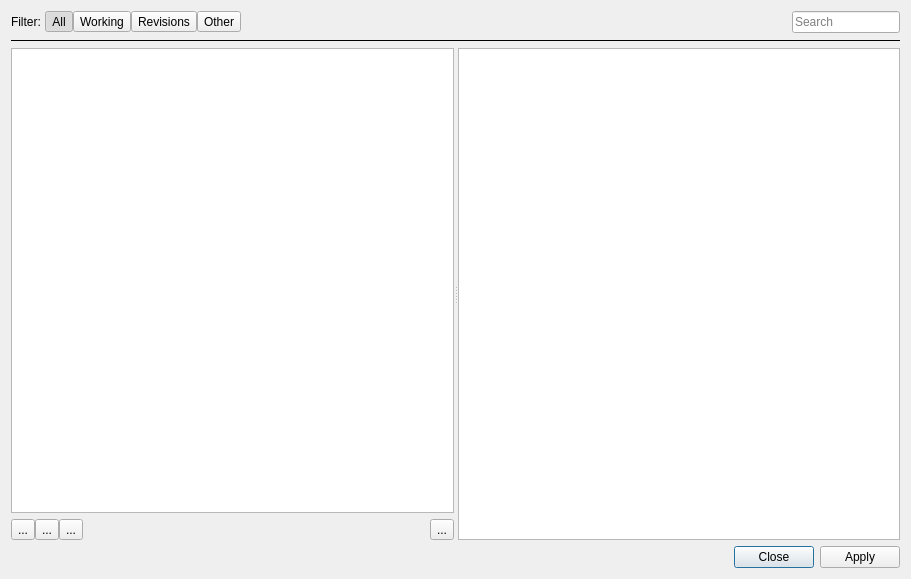
<?xml version="1.0" encoding="UTF-8"?>
<ui version="4.0">
 <class>AssetsWindow</class>
 <widget class="QDialog" name="AssetsWindow">
  <property name="geometry">
   <rect>
    <x>0</x>
    <y>0</y>
    <width>911</width>
    <height>579</height>
   </rect>
  </property>
  <property name="windowTitle">
   <string>Assets</string>
  </property>
  <layout class="QVBoxLayout" name="verticalLayout_3">
   <item>
    <layout class="QHBoxLayout" name="horizontalLayout_3">
     <property name="spacing">
      <number>0</number>
     </property>
     <item>
      <widget class="QLabel" name="label">
       <property name="text">
        <string>Filter: </string>
       </property>
      </widget>
     </item>
     <item>
      <widget class="QToolButton" name="_filterAll">
       <property name="toolTip">
        <string>Show all</string>
       </property>
       <property name="text">
        <string>All</string>
       </property>
       <property name="icon">
        <iconset resource="icons.qrc">
         <normaloff>:/images/filter_all.png</normaloff>:/images/filter_all.png</iconset>
       </property>
       <property name="checkable">
        <bool>true</bool>
       </property>
       <property name="checked">
        <bool>true</bool>
       </property>
       <property name="autoExclusive">
        <bool>true</bool>
       </property>
      </widget>
     </item>
     <item>
      <widget class="QToolButton" name="_filterWorking">
       <property name="toolTip">
        <string>Show working</string>
       </property>
       <property name="text">
        <string>Working</string>
       </property>
       <property name="icon">
        <iconset resource="icons.qrc">
         <normaloff>:/images/filter_working.png</normaloff>:/images/filter_working.png</iconset>
       </property>
       <property name="checkable">
        <bool>true</bool>
       </property>
       <property name="autoExclusive">
        <bool>true</bool>
       </property>
      </widget>
     </item>
     <item>
      <widget class="QToolButton" name="_filterRevision">
       <property name="toolTip">
        <string>Show revisions</string>
       </property>
       <property name="text">
        <string>Revisions</string>
       </property>
       <property name="icon">
        <iconset resource="icons.qrc">
         <normaloff>:/images/filter_revisions.png</normaloff>:/images/filter_revisions.png</iconset>
       </property>
       <property name="checkable">
        <bool>true</bool>
       </property>
       <property name="autoExclusive">
        <bool>true</bool>
       </property>
      </widget>
     </item>
     <item>
      <widget class="QToolButton" name="_filterOther">
       <property name="toolTip">
        <string>Show others</string>
       </property>
       <property name="text">
        <string>Other</string>
       </property>
       <property name="icon">
        <iconset resource="icons.qrc">
         <normaloff>:/images/filter_other.png</normaloff>:/images/filter_other.png</iconset>
       </property>
       <property name="checkable">
        <bool>true</bool>
       </property>
       <property name="autoExclusive">
        <bool>true</bool>
       </property>
      </widget>
     </item>
     <item>
      <spacer name="horizontalSpacer_3">
       <property name="orientation">
        <enum>Qt::Horizontal</enum>
       </property>
       <property name="sizeType">
        <enum>QSizePolicy::MinimumExpanding</enum>
       </property>
       <property name="sizeHint" stdset="0">
        <size>
         <width>20</width>
         <height>20</height>
        </size>
       </property>
      </spacer>
     </item>
     <item>
      <widget class="LineEdit" name="_searchBox">
       <property name="sizePolicy">
        <sizepolicy hsizetype="Maximum" vsizetype="Fixed">
         <horstretch>1</horstretch>
         <verstretch>0</verstretch>
        </sizepolicy>
       </property>
       <property name="placeholderText">
        <string>Search</string>
       </property>
      </widget>
     </item>
    </layout>
   </item>
   <item>
    <widget class="Line" name="line">
     <property name="frameShadow">
      <enum>QFrame::Plain</enum>
     </property>
     <property name="orientation">
      <enum>Qt::Horizontal</enum>
     </property>
    </widget>
   </item>
   <item>
    <widget class="QSplitter" name="splitter">
     <property name="sizePolicy">
      <sizepolicy hsizetype="Expanding" vsizetype="Expanding">
       <horstretch>0</horstretch>
       <verstretch>0</verstretch>
      </sizepolicy>
     </property>
     <property name="orientation">
      <enum>Qt::Horizontal</enum>
     </property>
     <widget class="QWidget" name="layoutWidget">
      <layout class="QVBoxLayout" name="verticalLayout">
       <item>
        <widget class="AssetsView" name="_view">
         <property name="sizePolicy">
          <sizepolicy hsizetype="Minimum" vsizetype="Expanding">
           <horstretch>0</horstretch>
           <verstretch>0</verstretch>
          </sizepolicy>
         </property>
         <property name="contextMenuPolicy">
          <enum>Qt::ActionsContextMenu</enum>
         </property>
         <property name="editTriggers">
          <set>QAbstractItemView::NoEditTriggers</set>
         </property>
         <property name="selectionMode">
          <enum>QAbstractItemView::ExtendedSelection</enum>
         </property>
         <property name="sortingEnabled">
          <bool>true</bool>
         </property>
        </widget>
       </item>
       <item>
        <layout class="QHBoxLayout" name="horizontalLayout">
         <property name="spacing">
          <number>0</number>
         </property>
         <item>
          <widget class="QToolButton" name="_addButton">
           <property name="toolTip">
            <string>Add revisions...</string>
           </property>
           <property name="text">
            <string>...</string>
           </property>
           <property name="icon">
            <iconset resource="icons.qrc">
             <normaloff>:/images/plus.png</normaloff>:/images/plus.png</iconset>
           </property>
          </widget>
         </item>
         <item>
          <widget class="QToolButton" name="_removeButton">
           <property name="toolTip">
            <string>Remove selected revisions</string>
           </property>
           <property name="text">
            <string>...</string>
           </property>
           <property name="icon">
            <iconset resource="icons.qrc">
             <normaloff>:/images/minus.png</normaloff>:/images/minus.png</iconset>
           </property>
          </widget>
         </item>
         <item>
          <widget class="QToolButton" name="_gearButton">
           <property name="toolTip">
            <string>Actions...</string>
           </property>
           <property name="text">
            <string>...</string>
           </property>
           <property name="icon">
            <iconset resource="icons.qrc">
             <normaloff>:/images/gear.png</normaloff>:/images/gear.png</iconset>
           </property>
           <property name="popupMode">
            <enum>QToolButton::InstantPopup</enum>
           </property>
          </widget>
         </item>
         <item>
          <spacer name="horizontalSpacer">
           <property name="orientation">
            <enum>Qt::Horizontal</enum>
           </property>
           <property name="sizeHint" stdset="0">
            <size>
             <width>138</width>
             <height>20</height>
            </size>
           </property>
          </spacer>
         </item>
         <item>
          <widget class="QToolButton" name="_refreshButton">
           <property name="toolTip">
            <string>Refresh</string>
           </property>
           <property name="text">
            <string>...</string>
           </property>
           <property name="icon">
            <iconset resource="icons.qrc">
             <normaloff>:/images/refresh.png</normaloff>:/images/refresh.png</iconset>
           </property>
          </widget>
         </item>
        </layout>
       </item>
      </layout>
     </widget>
     <widget class="QWidget" name="layoutWidget">
      <layout class="QVBoxLayout" name="verticalLayout_2">
       <item>
        <widget class="InspectorView" name="_inspector"/>
       </item>
      </layout>
     </widget>
    </widget>
   </item>
   <item>
    <layout class="QHBoxLayout" name="horizontalLayout_2">
     <item>
      <spacer name="horizontalSpacer_2">
       <property name="orientation">
        <enum>Qt::Horizontal</enum>
       </property>
       <property name="sizeHint" stdset="0">
        <size>
         <width>388</width>
         <height>17</height>
        </size>
       </property>
      </spacer>
     </item>
     <item>
      <widget class="QDialogButtonBox" name="_buttons">
       <property name="standardButtons">
        <set>QDialogButtonBox::Apply|QDialogButtonBox::Close</set>
       </property>
      </widget>
     </item>
    </layout>
   </item>
  </layout>
 </widget>
 <customwidgets>
  <customwidget>
   <class>LineEdit</class>
   <extends>QLineEdit</extends>
   <header>..lineedit</header>
  </customwidget>
  <customwidget>
   <class>AssetsView</class>
   <extends>QTreeView</extends>
   <header>.view</header>
   <slots>
    <signal>selectionModified(QItemSelection,QItemSelection)</signal>
   </slots>
  </customwidget>
  <customwidget>
   <class>InspectorView</class>
   <extends>QTableView</extends>
   <header>.inspector</header>
   <container>1</container>
   <slots>
    <slot>update(QItemSelection,QItemSelection)</slot>
   </slots>
  </customwidget>
 </customwidgets>
 <tabstops>
  <tabstop>_view</tabstop>
  <tabstop>_addButton</tabstop>
  <tabstop>_removeButton</tabstop>
  <tabstop>_gearButton</tabstop>
 </tabstops>
 <resources>
  <include location="icons.qrc"/>
 </resources>
 <connections>
  <connection>
   <sender>_addButton</sender>
   <signal>clicked()</signal>
   <receiver>AssetsWindow</receiver>
   <slot>add()</slot>
   <hints>
    <hint type="sourcelabel">
     <x>36</x>
     <y>533</y>
    </hint>
    <hint type="destinationlabel">
     <x>39</x>
     <y>550</y>
    </hint>
   </hints>
  </connection>
  <connection>
   <sender>_removeButton</sender>
   <signal>clicked()</signal>
   <receiver>AssetsWindow</receiver>
   <slot>removeSelected()</slot>
   <hints>
    <hint type="sourcelabel">
     <x>62</x>
     <y>533</y>
    </hint>
    <hint type="destinationlabel">
     <x>111</x>
     <y>543</y>
    </hint>
   </hints>
  </connection>
  <connection>
   <sender>_refreshButton</sender>
   <signal>clicked()</signal>
   <receiver>AssetsWindow</receiver>
   <slot>refresh()</slot>
   <hints>
    <hint type="sourcelabel">
     <x>450</x>
     <y>533</y>
    </hint>
    <hint type="destinationlabel">
     <x>323</x>
     <y>542</y>
    </hint>
   </hints>
  </connection>
  <connection>
   <sender>_buttons</sender>
   <signal>clicked(QAbstractButton*)</signal>
   <receiver>AssetsWindow</receiver>
   <slot>buttonPressed(QAbstractButton*)</slot>
   <hints>
    <hint type="sourcelabel">
     <x>900</x>
     <y>568</y>
    </hint>
    <hint type="destinationlabel">
     <x>235</x>
     <y>576</y>
    </hint>
   </hints>
  </connection>
  <connection>
   <sender>_view</sender>
   <signal>selectionModified(QItemSelection,QItemSelection)</signal>
   <receiver>_inspector</receiver>
   <slot>update(QItemSelection,QItemSelection)</slot>
   <hints>
    <hint type="sourcelabel">
     <x>288</x>
     <y>190</y>
    </hint>
    <hint type="destinationlabel">
     <x>509</x>
     <y>261</y>
    </hint>
   </hints>
  </connection>
 </connections>
 <slots>
  <slot>add()</slot>
  <slot>removeSelected()</slot>
  <slot>refresh()</slot>
  <slot>buttonPressed(QAbstractButton*)</slot>
 </slots>
</ui>
